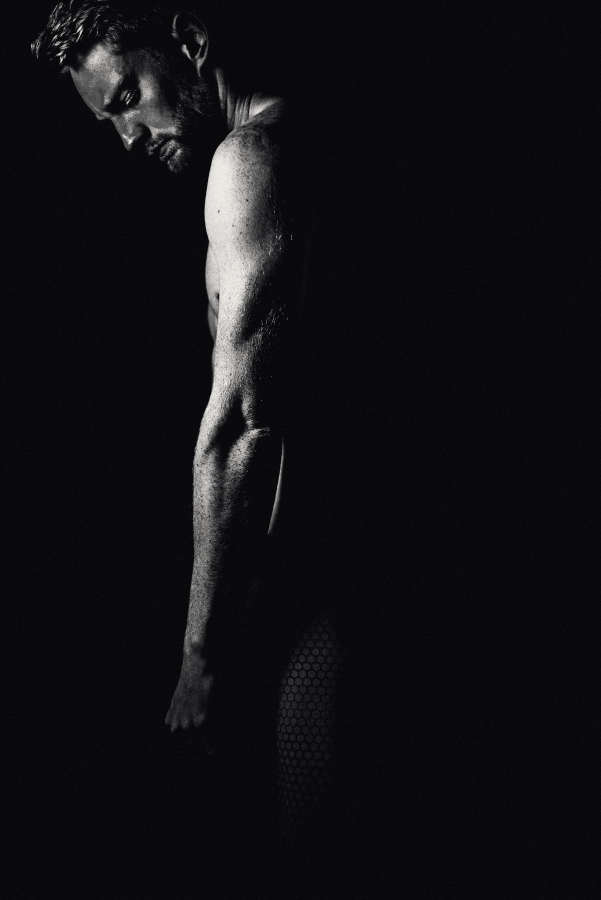
#> input picture fitness-aesthetic/assets/photos/hero.jpg, 1202 x 1800 px, found by its file name (shown at 1/2 size)
$ python grade.py
#> lines starting #> are read from the running program, lines starting #| are printed output that depends on the picture
"""Editorial duotone grade for the Unsplash photos: luminance -> S-curve -> gradient from --bg (#0A0A0D) to --ink (#F3F1EC).
Optional ember split-tone on the highlights. usage: python3 tools/grade.py   (reads assets/photos/src, writes assets/photos)"""
import os
import numpy as np
from PIL import Image, ImageFilter
ROOT = os.path.dirname(os.path.dirname(os.path.abspath(__file__)))
SRC, OUT = os.path.join(ROOT, "assets/photos/src"), os.path.join(ROOT, "assets/photos")
BG, INK, EMBER = np.array([10, 10, 13.]), np.array([243, 241, 236.]), np.array([255, 106, 61.])
# name: (long side, exposure, contrast, ember amount)
JOBS = {"hero": (1800, 0.95, 1.25, 0.0), "torso": (1800, 0.8, 1.3, 0.0), "bedroom": (1600, 1.25, 1.1, 0.55),
        "dumbbell": (1200, 1.0, 1.2, 0.0), "eggs": (1200, 0.95, 1.15, 0.25), "bed": (1200, 0.9, 1.15, 0.0), "rest": (1800, 0.95, 1.2, 0.0)}
for name, (side, expo, con, ember) in JOBS.items():
    im = Image.open(os.path.join(SRC, name + ".jpg")).convert("RGB"); im.thumbnail((side, side), Image.LANCZOS)
#> further down, im is the input picture: PIL image 1202x1800 RGB; mean R, G, B 16.4, 16.4, 18.2
    a = np.asarray(im, dtype=np.float64) / 255
    y = (0.2126 * a[..., 0] + 0.7152 * a[..., 1] + 0.0722 * a[..., 2]) * expo
    y = np.clip(y, 0, 1); y = 0.5 + (y - 0.5) * con; y = np.clip(y, 0, 1)
#> after `y = np.clip(y, 0, 1)`:
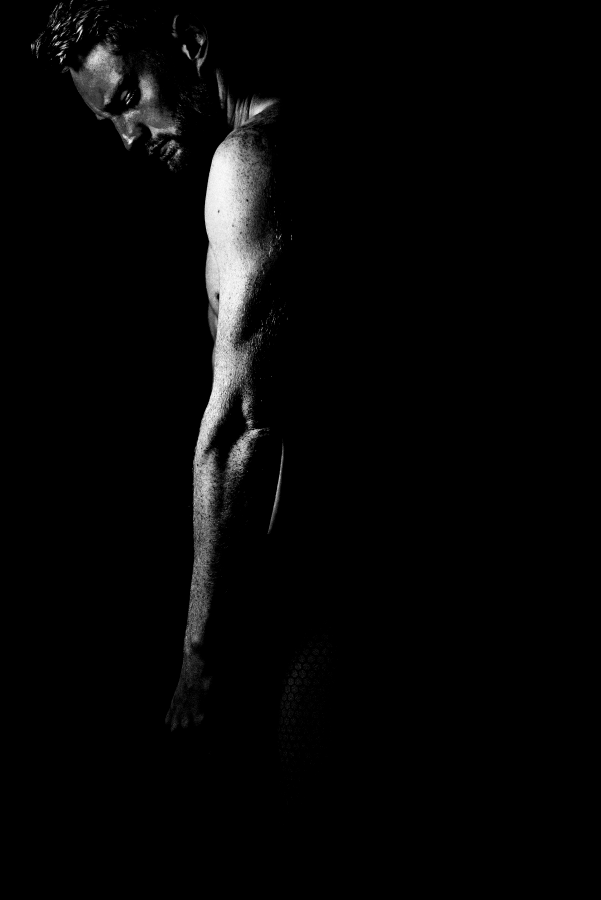
#> y: shape (1800, 1202) float64 (shown at 1/2 size); min 0, max 1, mean 0.0258
    y = y * y * (3 - 2 * y) * 0.6 + y * 0.4                 # soft S-curve
    out = BG + (INK - BG) * y[..., None]
    if ember: w = np.clip((y - 0.45) / 0.55, 0, 1)[..., None] ** 1.4 * ember; out = out * (1 - w) + (BG + (EMBER - BG) * y[..., None]) * w
    rng = np.random.default_rng(3); out += rng.normal(0, 3.0, out.shape[:2])[..., None]   # fine film grain baked in
    Image.fromarray(np.clip(out, 0, 255).astype(np.uint8)).save(os.path.join(OUT, name + ".jpg"), quality=90)
    print(name, im.size)
#| hero (1202, 1800)
#> pass 2 of the loop `for name, (side, expo, con, ember) in JOBS.items():`:
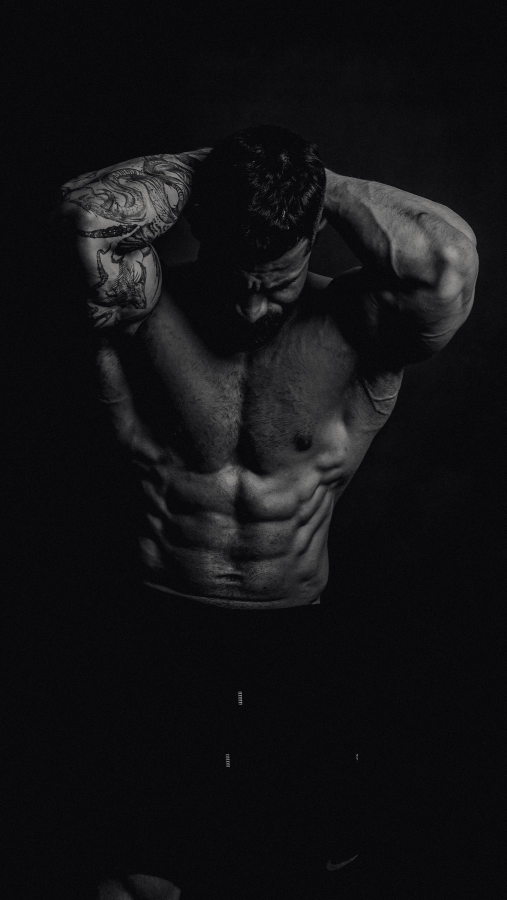
#> input picture fitness-aesthetic/assets/photos/torso.jpg, 1013 x 1800 px, found by its file name (shown at 1/2 size)
#> im is the input picture: PIL image 1013x1800 RGB; mean R, G, B 18.3, 18.3, 20.1
#> a: shape (1800, 1013, 3) float64
#> `y = 0.5 + (y - 0.5) * con`:
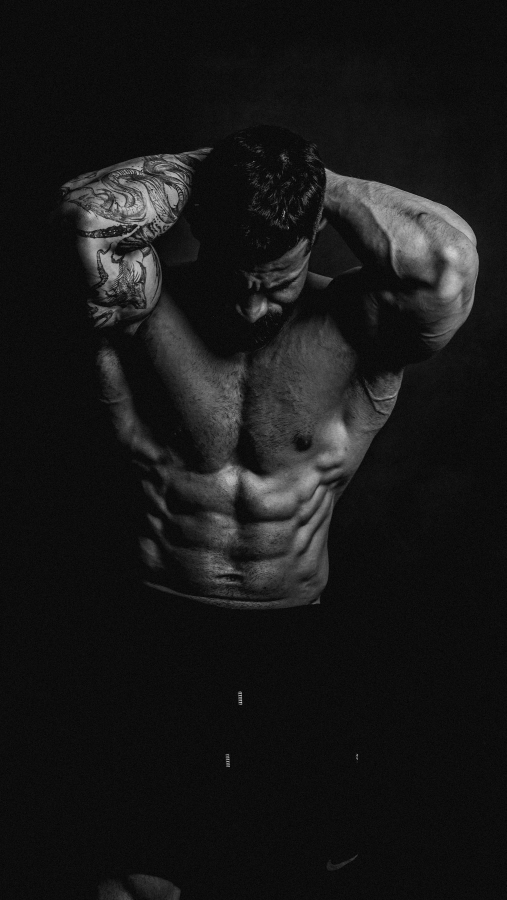
#> y: shape (1800, 1013) float64 (shown at 1/2 size); min -0.15, max 0.629, mean -0.0749; drawn with min black and max white
#> `y = np.clip(y, 0, 1)`:
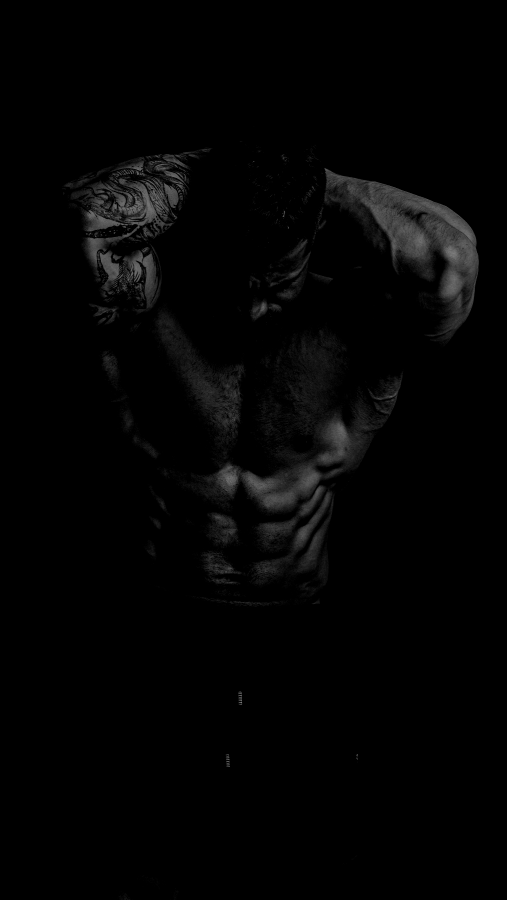
#> y: shape (1800, 1013) float64 (shown at 1/2 size); min 0, max 0.629, mean 0.0158
#| torso (1013, 1800)
#> pass 3 of the loop `for name, (side, expo, con, ember) in JOBS.items():`:
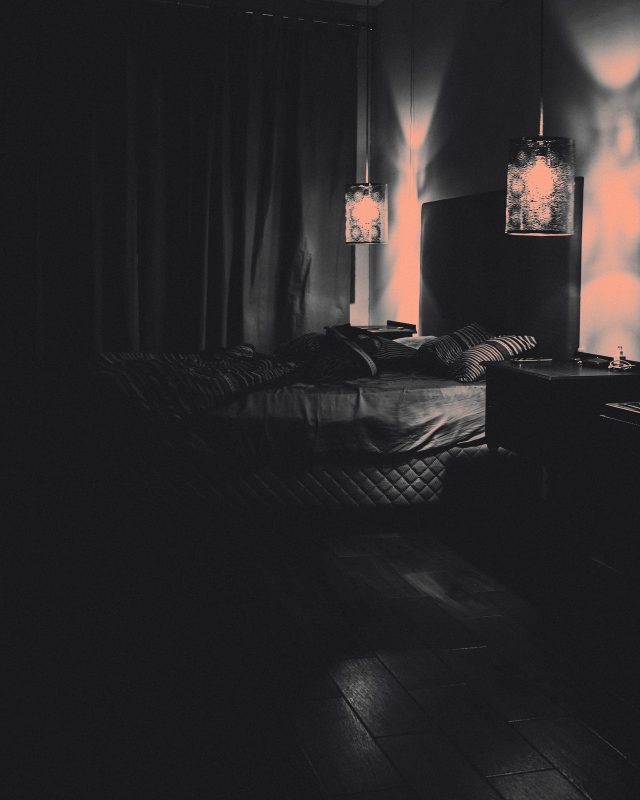
#> input picture fitness-aesthetic/assets/photos/bedroom.jpg, 1280 x 1600 px, found by its file name (shown at 1/2 size)
#> im is the input picture: PIL image 1280x1600 RGB; mean R, G, B 42.3, 39.7, 40.5
#> a: shape (1600, 1280, 3) float64
#> `w = np.clip((y - 0.45) / 0.55, 0, 1)[..., None] ** 1.4 * ember`:
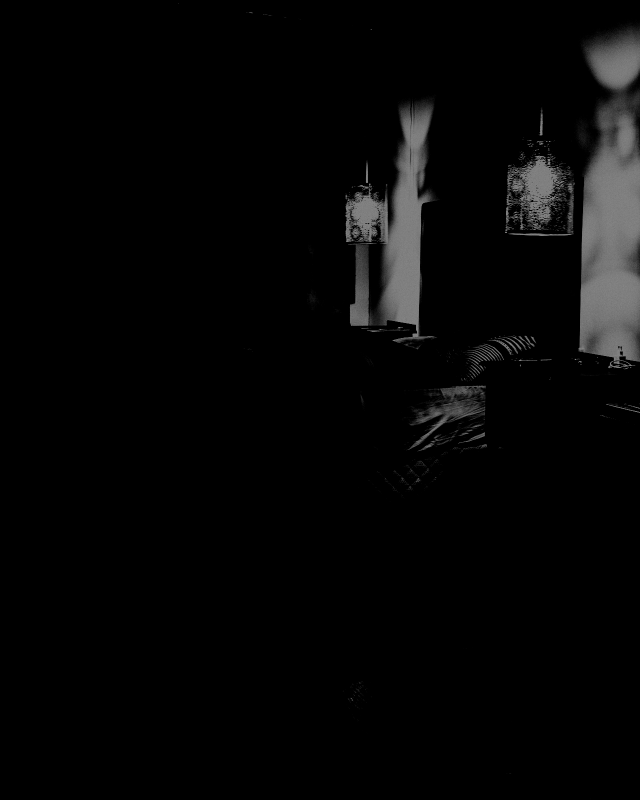
#> w: shape (1600, 1280, 1) float64 (shown at 1/2 size); min 0, max 0.55, mean 0.0259
#> `out = out * (1 - w) + (BG + (EMBER - BG) * y[..., None]) * w`:
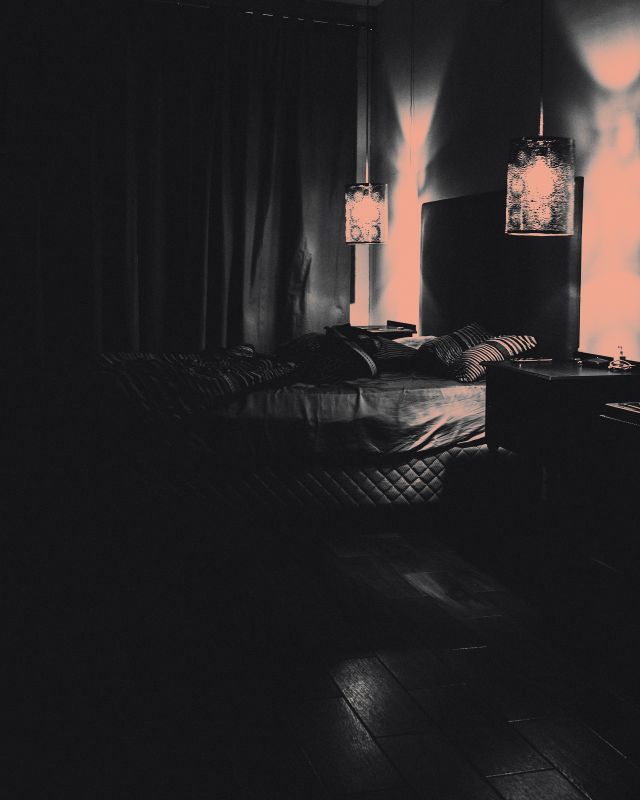
#> out: shape (1600, 1280, 3) float64 (shown at 1/2 size); mean of channels 0, 1, 2 40.7, 37, 38.1; drawn as R, G, B
#| bedroom (1280, 1600)
#> (the run stopped early here; a loop or call above may not have finished)
